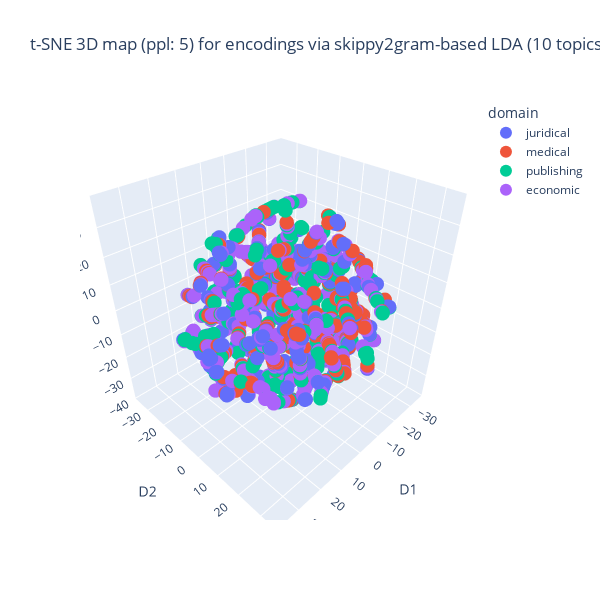
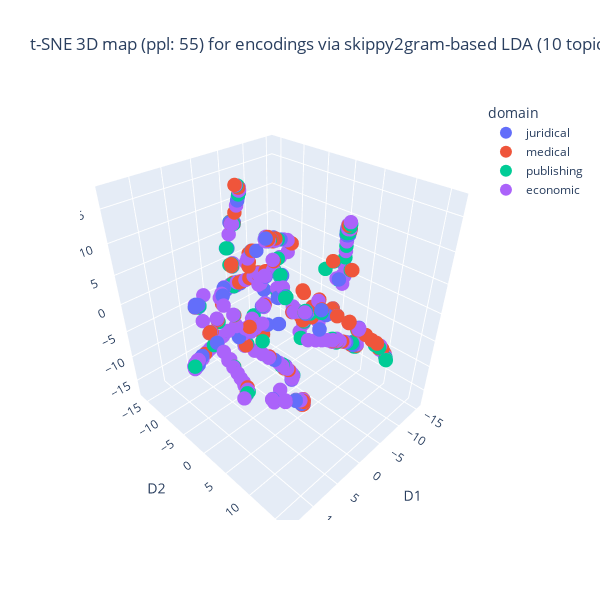
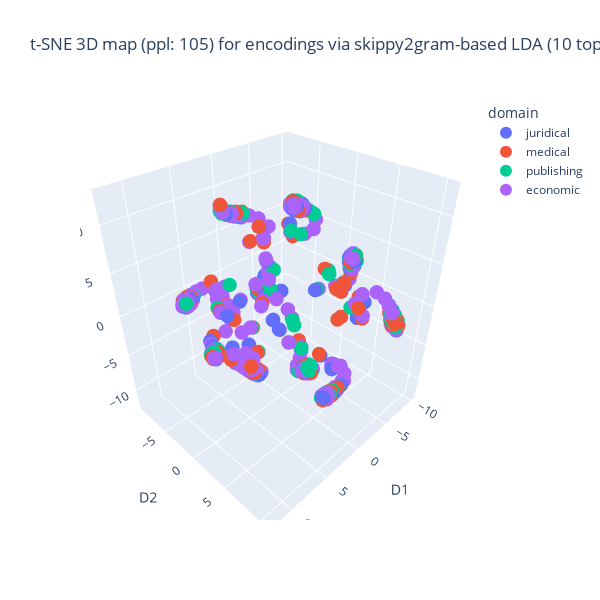

Source (notebook cell) for these figures, in order:
### Markdown cell above
# t-SNE を使った可視化

### Code cell
%%capture --no-display

## Plotlyを使って tSNE の結果の可視化 (3D)
import sklearn.manifold
import numpy as np
import pandas as pd
import plotly.express as pex

## perplexity の効果を確認
divider = 5
relative_perplexity = True
if relative_perplexity:
    max_val = round(len(df)/divider)
else:
    max_val = 200
perplexity_vals = range(5, max_val, 50) # 10から始めて doc数の 1/divider まで，50づつ大きくする
print(f"perplexity vals: {perplexity_vals}")

E = np.array(list(df['enc']))
max_steps = 3
early_stop = True
for i, perplexity_val in enumerate(perplexity_vals):
    ## 早期停止
    if early_stop:
        if i >= max_steps:
            continue
    ## tSNE 3D の生成
    tSNE_3d_varied = sklearn.manifold.TSNE(n_components = 3, random_state = 0,
                                perplexity = perplexity_val, n_iter = 1000)
    ## Fitting
    fit_3d = tSNE_3d_varied.fit_transform(E)
    
    ## df の編集
    df['D1'] = fit_3d[:,0]
    df['D2'] = fit_3d[:,1]
    df['D3'] = fit_3d[:,2]
    
    ## 描画
    title_val = f"t-SNE 3D map (ppl: {perplexity_val}) for encodings via {term_type}-based LDA ({n_topics} topics)"
    fig = pex.scatter_3d(df, x = 'D1', y = 'D2', z = 'D3', color = 'domain', title = title_val)
    #
    fig.update_layout(showlegend = True, legend = {'itemsizing': 'constant'},
                  autosize = False, width = 600, height = 600)
    fig.update_traces(marker_size = 5)
    fig.show()
#

### Figure 1 — Plotly figure (JSON) as saved in the notebook; plotly's stock layout.template omitted (floating-point values rounded to 4 significant figures; data arrays with more than 128 entries replaced by an {"elided": "..."} marker saying what was removed)
{"data": [{"hovertemplate": "domain=juridical<br>D1=%{x}<br>D2=%{y}<br>D3=%{z}<extra></extra>", "legendgroup": "juridical", "marker": {"color": "#636efa", "size": 5, "symbol": "circle"}, "mode": "markers", "name": "juridical", "scene": "scene", "showlegend": true, "type": "scatter3d", "x": {"elided": "500 float values"}, "y": {"elided": "500 float values"}, "z": {"elided": "500 float values"}}, {"hovertemplate": "domain=medical<br>D1=%{x}<br>D2=%{y}<br>D3=%{z}<extra></extra>", "legendgroup": "medical", "marker": {"color": "#EF553B", "size": 5, "symbol": "circle"}, "mode": "markers", "name": "medical", "scene": "scene", "showlegend": true, "type": "scatter3d", "x": {"elided": "500 float values"}, "y": {"elided": "500 float values"}, "z": {"elided": "500 float values"}}, {"hovertemplate": "domain=publishing<br>D1=%{x}<br>D2=%{y}<br>D3=%{z}<extra></extra>", "legendgroup": "publishing", "marker": {"color": "#00cc96", "size": 5, "symbol": "circle"}, "mode": "markers", "name": "publishing", "scene": "scene", "showlegend": true, "type": "scatter3d", "x": {"elided": "500 float values"}, "y": {"elided": "500 float values"}, "z": {"elided": "500 float values"}}, {"hovertemplate": "domain=economic<br>D1=%{x}<br>D2=%{y}<br>D3=%{z}<extra></extra>", "legendgroup": "economic", "marker": {"color": "#ab63fa", "size": 5, "symbol": "circle"}, "mode": "markers", "name": "economic", "scene": "scene", "showlegend": true, "type": "scatter3d", "x": {"elided": "497 float values"}, "y": {"elided": "497 float values"}, "z": {"elided": "497 float values"}}], "layout": {"autosize": false, "height": 600, "legend": {"itemsizing": "constant", "title": {"text": "domain"}, "tracegroupgap": 0}, "scene": {"domain": {"x": [0, 1], "y": [0, 1]}, "xaxis": {"title": {"text": "D1"}}, "yaxis": {"title": {"text": "D2"}}, "zaxis": {"title": {"text": "D3"}}}, "showlegend": true, "title": {"text": "t-SNE 3D map (ppl: 5) for encodings via skippy2gram-based LDA (10 topics)"}, "width": 600}}

### Figure 2 — Plotly figure (JSON) as saved in the notebook; plotly's stock layout.template omitted (floating-point values rounded to 4 significant figures; data arrays with more than 128 entries replaced by an {"elided": "..."} marker saying what was removed)
{"data": [{"hovertemplate": "domain=juridical<br>D1=%{x}<br>D2=%{y}<br>D3=%{z}<extra></extra>", "legendgroup": "juridical", "marker": {"color": "#636efa", "size": 5, "symbol": "circle"}, "mode": "markers", "name": "juridical", "scene": "scene", "showlegend": true, "type": "scatter3d", "x": {"elided": "500 float values"}, "y": {"elided": "500 float values"}, "z": {"elided": "500 float values"}}, {"hovertemplate": "domain=medical<br>D1=%{x}<br>D2=%{y}<br>D3=%{z}<extra></extra>", "legendgroup": "medical", "marker": {"color": "#EF553B", "size": 5, "symbol": "circle"}, "mode": "markers", "name": "medical", "scene": "scene", "showlegend": true, "type": "scatter3d", "x": {"elided": "500 float values"}, "y": {"elided": "500 float values"}, "z": {"elided": "500 float values"}}, {"hovertemplate": "domain=publishing<br>D1=%{x}<br>D2=%{y}<br>D3=%{z}<extra></extra>", "legendgroup": "publishing", "marker": {"color": "#00cc96", "size": 5, "symbol": "circle"}, "mode": "markers", "name": "publishing", "scene": "scene", "showlegend": true, "type": "scatter3d", "x": {"elided": "500 float values"}, "y": {"elided": "500 float values"}, "z": {"elided": "500 float values"}}, {"hovertemplate": "domain=economic<br>D1=%{x}<br>D2=%{y}<br>D3=%{z}<extra></extra>", "legendgroup": "economic", "marker": {"color": "#ab63fa", "size": 5, "symbol": "circle"}, "mode": "markers", "name": "economic", "scene": "scene", "showlegend": true, "type": "scatter3d", "x": {"elided": "497 float values"}, "y": {"elided": "497 float values"}, "z": {"elided": "497 float values"}}], "layout": {"autosize": false, "height": 600, "legend": {"itemsizing": "constant", "title": {"text": "domain"}, "tracegroupgap": 0}, "scene": {"domain": {"x": [0, 1], "y": [0, 1]}, "xaxis": {"title": {"text": "D1"}}, "yaxis": {"title": {"text": "D2"}}, "zaxis": {"title": {"text": "D3"}}}, "showlegend": true, "title": {"text": "t-SNE 3D map (ppl: 55) for encodings via skippy2gram-based LDA (10 topics)"}, "width": 600}}

### Figure 3 — Plotly figure (JSON) as saved in the notebook; plotly's stock layout.template omitted (floating-point values rounded to 4 significant figures; data arrays with more than 128 entries replaced by an {"elided": "..."} marker saying what was removed)
{"data": [{"hovertemplate": "domain=juridical<br>D1=%{x}<br>D2=%{y}<br>D3=%{z}<extra></extra>", "legendgroup": "juridical", "marker": {"color": "#636efa", "size": 5, "symbol": "circle"}, "mode": "markers", "name": "juridical", "scene": "scene", "showlegend": true, "type": "scatter3d", "x": {"elided": "500 float values"}, "y": {"elided": "500 float values"}, "z": {"elided": "500 float values"}}, {"hovertemplate": "domain=medical<br>D1=%{x}<br>D2=%{y}<br>D3=%{z}<extra></extra>", "legendgroup": "medical", "marker": {"color": "#EF553B", "size": 5, "symbol": "circle"}, "mode": "markers", "name": "medical", "scene": "scene", "showlegend": true, "type": "scatter3d", "x": {"elided": "500 float values"}, "y": {"elided": "500 float values"}, "z": {"elided": "500 float values"}}, {"hovertemplate": "domain=publishing<br>D1=%{x}<br>D2=%{y}<br>D3=%{z}<extra></extra>", "legendgroup": "publishing", "marker": {"color": "#00cc96", "size": 5, "symbol": "circle"}, "mode": "markers", "name": "publishing", "scene": "scene", "showlegend": true, "type": "scatter3d", "x": {"elided": "500 float values"}, "y": {"elided": "500 float values"}, "z": {"elided": "500 float values"}}, {"hovertemplate": "domain=economic<br>D1=%{x}<br>D2=%{y}<br>D3=%{z}<extra></extra>", "legendgroup": "economic", "marker": {"color": "#ab63fa", "size": 5, "symbol": "circle"}, "mode": "markers", "name": "economic", "scene": "scene", "showlegend": true, "type": "scatter3d", "x": {"elided": "497 float values"}, "y": {"elided": "497 float values"}, "z": {"elided": "497 float values"}}], "layout": {"autosize": false, "height": 600, "legend": {"itemsizing": "constant", "title": {"text": "domain"}, "tracegroupgap": 0}, "scene": {"domain": {"x": [0, 1], "y": [0, 1]}, "xaxis": {"title": {"text": "D1"}}, "yaxis": {"title": {"text": "D2"}}, "zaxis": {"title": {"text": "D3"}}}, "showlegend": true, "title": {"text": "t-SNE 3D map (ppl: 105) for encodings via skippy2gram-based LDA (10 topics)"}, "width": 600}}
